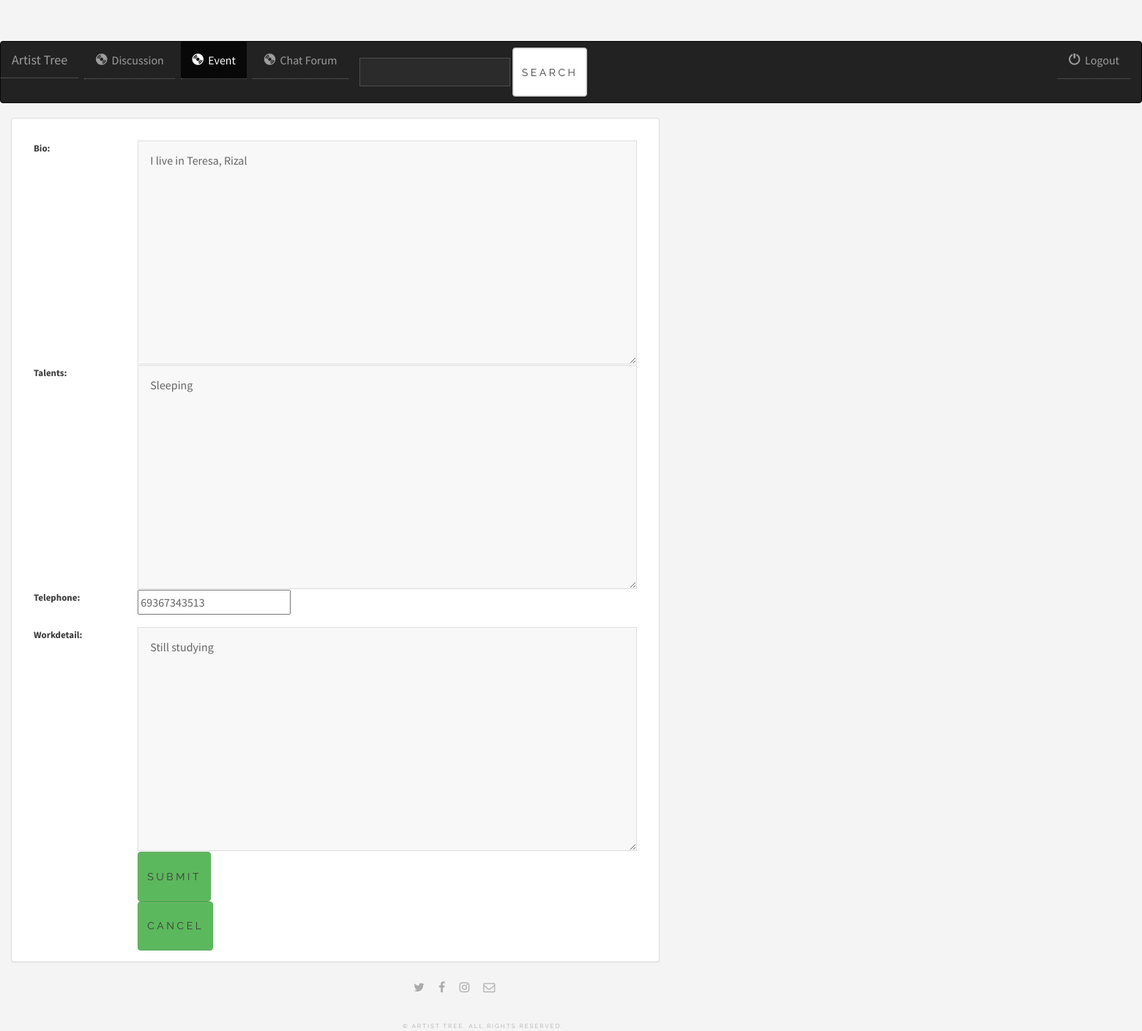
/artisttree/update_bio/ (signed in), run on the app's committed database.
### artisttree/models.py (models this page shows, shortened)
class Aboutview(models.Model):
    user = models.ForeignKey(User, on_delete=models.CASCADE)
    bio=models.TextField()
    workdetail= models.TextField()
    talents=models.TextField()
    telephone = models.IntegerField()

### artisttree/views.py (the view)
def update_bio(request):
    instance = Aboutview.objects.get(user_id=request.session['user_id'])
    form = AboutviewForm(request.POST or None,instance=instance)
    if form.is_valid():
        instance = form.save(commit=False)
        instance.save()
        return HttpResponseRedirect('/artisttree/all')
    context = {'form': form,
               'instance':instance,
              }
    return render(request, "artisttree/create_bio.html", context)

### artisttree/forms.py
class AboutviewForm(forms.ModelForm):
    class Meta:
        model= Aboutview
        fields=['bio','talents','telephone','workdetail']

### artisttree/templates/artisttree/create_bio.html (shortened to what this page needs)
{% extends 'artisttree/base.html' %}
{% block event_active %}active{% endblock %}
{% load staticfiles %}
{% block body %}
<div class="container-fluid">
    <div class="row">
        <div class="col-sm-12 col-md-7">
            <div class="panel panel-default">
                <div class="panel-body">
                    <form action ="" method="post">
                        {% include 'artisttree/form_template.html' %}
                        <div class="form-group">
                            <div class="col-sm-offset-2 col-sm-10">
                                <button type="submit" class="btn btn-success">Submit</button>
                            </div>
                        </div>
                    </form>
                    <form action="/artisttree/event">
                        <div class="col-sm-offset-2 col-sm-10">
                                <button type="submit" class="btn btn-success">Cancel</button>
                        </div>
                    </form>
                </div>
            </div>
        </div>
    </div>
    </div>
{% endblock %}

### artisttree/templates/artisttree/form_template.html (shortened to what this page needs)
{% for field in form %}
    <div class="form-group">
        <label class="control-label col-sm-2" for="song_title">{{ field.label_tag }}</label>
        <div class="col-sm-10">{{ field }}</div>
         <div class="col-sm-offset-2 col-sm-10">
         </div>
    </div>
{% endfor %}

### artisttree/static/css/main (2).css (style rules this page uses)
html, body, div, span, applet, object, iframe, h1, h2, h3, h4, h5, h6, p, blockquote, pre, a, abbr, acronym, address, big, cite, code, del, dfn, em, img, ins, kbd, q, s, samp, small, strike, strong, sub, sup, tt, var, b, u, i, center, dl, dt, dd, ol, ul, li, fieldset, form, label, legend, table, caption, tbody, tfoot, thead, tr, th, td, article, aside, canvas, details, embed, figure, figcaption, footer, header, hgroup, menu, nav, output, ruby, section, summary, time, mark, audio, video { margin: 0; padding: 0; border: 0; font-size: 100%; font: inherit; vertical-align: baseline; }
body { line-height: 1; }
body { -webkit-text-size-adjust: none; }
*, *:before, *:after { -moz-box-sizing: border-box; -webkit-box-sizing: border-box; box-sizing: border-box; }
.row { border-bottom: solid 1px transparent; -moz-box-sizing: border-box; -webkit-box-sizing: border-box; box-sizing: border-box; }
.row > * { float: left; -moz-box-sizing: border-box; -webkit-box-sizing: border-box; box-sizing: border-box; }
.row:after, .row:before { content: ''; display: block; clear: both; height: 0; }
.row > * { padding: 0 0 0 1em; }
.row { margin: 0 0 -1px -1em; }
@media screen and (max-width: 1680px) { .row > * { padding: 0 0 0 1em; } }
@media screen and (max-width: 1680px) { .row { margin: 0 0 -1px -1em; } }
body { -ms-overflow-style: scrollbar; }
body { background: #f4f4f4; }
body, input, select, textarea { color: #646464; font-family: "Source Sans Pro", Helvetica, sans-serif; font-size: 14pt; font-weight: 400; line-height: 1.75; }
@media screen and (max-width: 1680px) { body, input, select, textarea { font-size: 12pt; } }
input[type="submit"], input[type="reset"], input[type="button"], button, .button { -moz-appearance: none; -webkit-appearance: none; -ms-appearance: none; appearance: none; -moz-transition: background-color 0.2s ease, box-shadow 0.2s ease, color 0.2s ease; -webkit-transition: background-color 0.2s ease, box-shadow 0.2s ease, color 0.2s ease; -ms-transition: background-color 0.2s ease, box-shadow 0.2s ease, color 0.2s ease; transition: background-color 0.2s ease, box-shadow 0.2s ease, color 0.2s ease; background-color: transparent; border: 0; box-shadow: inset 0 0 0 1px rgba(160, 160, 160, 0.3); color: #3c3b3b !important; cursor: pointer; display: inline-block; font-family: "Raleway", Helvetica, sans-serif; font-size: 0.6em; font-weight: 800; height: 4.8125em; letter-spacing: 0.25em; line-height: 4.8125em; padding: 0 2.5em; text-align: center; text-decoration: none; text-transform: uppercase; white-space: nowrap; }
input[type="submit"]:before, input[type="submit"]:after, input[type="reset"]:before, input[type="reset"]:after, input[type="button"]:before, input[type="button"]:after, button:before, button:after, .button:before, .button:after { color: #aaaaaa; position: relative; }
input[type="submit"]:before, input[type="reset"]:before, input[type="button"]:before, button:before, .button:before { left: -1em; padding: 0 0 0 0.75em; }
input[type="submit"]:after, input[type="reset"]:after, input[type="button"]:after, button:after, .button:after { left: 1em; padding: 0 0.75em 0 0; }
form { margin: 0 0 2em 0; }
label { color: #3c3b3b; display: block; font-size: 0.9em; font-weight: 700; margin: 0 0 1em 0; }
input[type="text"], input[type="password"], input[type="email"], input[type="tel"], select, textarea { -moz-appearance: none; -webkit-appearance: none; -ms-appearance: none; appearance: none; background: rgba(160, 160, 160, 0.075); border: none; border: solid 1px rgba(160, 160, 160, 0.3); border-radius: 0; color: inherit; display: block; outline: 0; padding: 0 1em; text-decoration: none; width: 100%; }
textarea { padding: 0.75em 1em; }
body { padding-top: 3.5em; }

### data on the page
Aboutview: form "I live in Teresa, Rizal" "Sleeping" "69367343513" "Still studying"

### other printed values
{{ field.label_tag }} "Bio:" "Talents:" "Telephone:" "Workdetail:"
